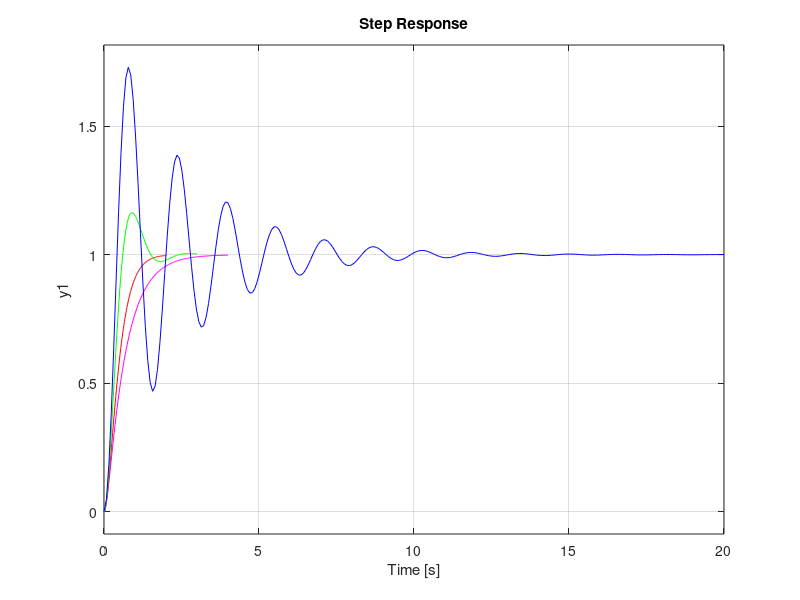

Write MATLAB code to recreate this figure.
clc;
clear all;
% wn=input('Enter the value of Wn: ');
% zeta=input('Enter the value of Zeta: ');
wn = 4;
zeta = sqrt(2);
num=[wn*wn];
den=[1 2*zeta*wn wn*wn];
sys=tf(num, den);
step(sys,'m'); hold on;
zeta = 1;
den=[1 2*zeta*wn wn*wn];
sys=tf(num, den);
step(sys, 'r'); hold on;
zeta = 0.5;
den=[1 2*zeta*wn wn*wn];
sys=tf(num, den);
step(sys, 'g'); hold on;
zeta = 0.1;
den=[1 2*zeta*wn wn*wn];
sys=tf(num, den);
step(sys, 'b'); 